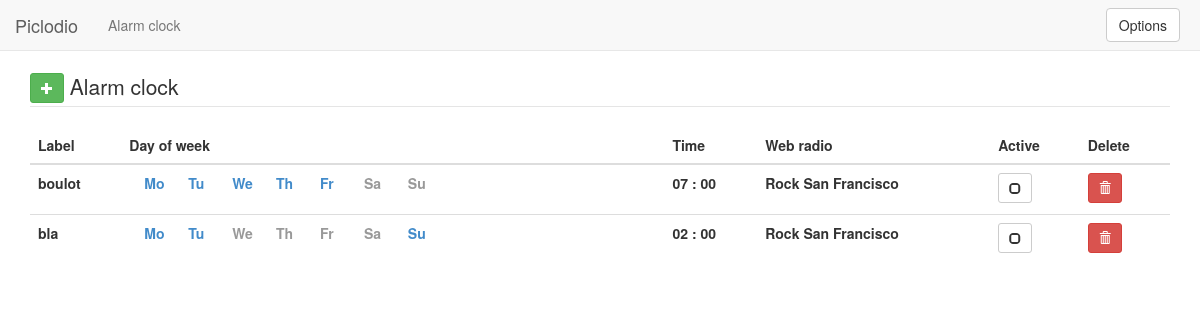
Before: /alarmclock/ with the older database file.
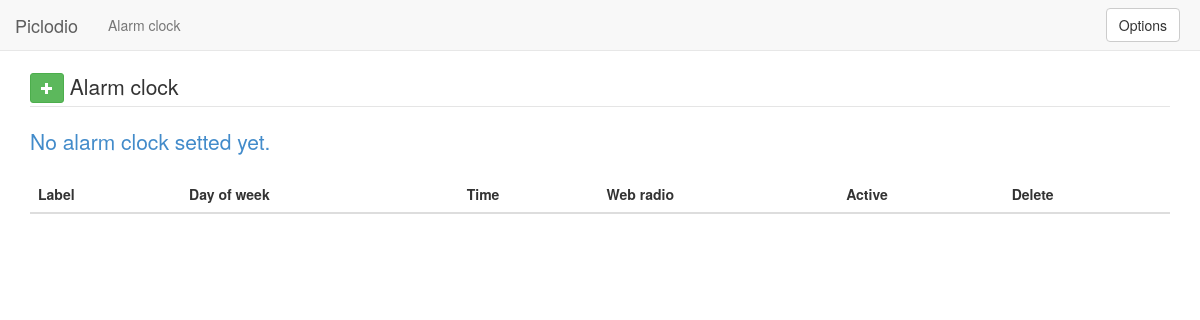
After: the same page with the newer database file.
### webgui/models.py (models this page shows, shortened)
class Alarmclock(models.Model):
    id =        models.IntegerField(primary_key=True, blank=True)
    label =     models.CharField(max_length=100)
    hour =      models.IntegerField(blank=True)
    minute =    models.IntegerField(blank=True)
    period =    models.CharField(max_length=100)    # cron syntax dow (day of week)
    active =    models.BooleanField()
    snooze =    models.IntegerField(blank=True)
    webradio =  models.ForeignKey(Webradio)

class Webradio(models.Model):
    id =            models.IntegerField(primary_key=True, blank=True)
    name =          models.CharField(max_length=100)
    url =           models.CharField(max_length=100)
    selected =      models.BooleanField() # is the webradio selected to be played

### webgui/views.py (the view)
# urls.py: url(r'^alarmclock/$','webgui.views.alarmclock'),
def alarmclock(request):
    listAlarm = Alarmclock.objects.all()
    return render(request, 'alarmclock.html',{'listAlarm': listAlarm,})

### webgui/template/alarmclock.html (shortened to what this page needs)
<!DOCTYPE html>
<html>
  <head>
    <link href="{{ STATIC_URL }}/dist/css/bootstrap.min.css" rel="stylesheet">
  </head>
  <body>
    <nav class="navbar navbar-default navbar-static-top" role="navigation">
        <a class="navbar-brand" href="/">Piclodio</a><p class="navbar-text">Alarm clock</p>
        <button style="float: right;margin-right:20px" type="button" class="btn btn-default navbar-btn">Options</button>
    </nav>
    <div class="container">
         <fieldset class="scheduler-border">
            <legend class="scheduler-border"><a href="/addalarmclock" style="margin-bottom: 3px" type="button" class="btn btn-success btn-sm"><span class="glyphicon glyphicon-plus"></span></a>  Alarm clock</legend>
            <table class="table">
                <thead>
                    <tr>
                        <th>Label</th>
                        <th>Day of week</th>
                        <th>Time</th>
                        <th>Web radio</th>
                        <th>Active</th>
                        <th>Delete</th>
                    </tr>
                </thead>
                <tbody>
                    {% for alarmclock in listAlarm %}
                        <tr>
                            <th>
                                {{alarmclock.label}}
                            </th>
                            <th>
                               <div class="col-xs-1"><span class="text-{% if "1" in alarmclock.period  %}primary{% else %}muted{% endif %}">Mo</span></div>
                               <div class="col-xs-1"><span class="text-{% if "2" in alarmclock.period  %}primary{% else %}muted{% endif %}">Tu</span></div>
                               <div class="col-xs-1"><span class="text-{% if "3" in alarmclock.period  %}primary{% else %}muted{% endif %}">We</span></div>
                               <div class="col-xs-1"><span class="text-{% if "4" in alarmclock.period  %}primary{% else %}muted{% endif %}">Th</span></div>
                               <div class="col-xs-1"><span class="text-{% if "5" in alarmclock.period  %}primary{% else %}muted{% endif %}">Fr</span></div>
                               <div class="col-xs-1"><span class="text-{% if "6" in alarmclock.period  %}primary{% else %}muted{% endif %}">Sa</span></div>
                               <div class="col-xs-1"><span class="text-{% if "0" in alarmclock.period  %}primary{% else %}muted{% endif %}">Su</span></div>
                            </th>
                            <th>
                                {% if alarmclock.hour < 10 %}
                                    0{{alarmclock.hour}}
				{% else %}
					{{alarmclock.hour}}
                                {% endif %}
                                :
                                {% if alarmclock.minute < 10 %}
                                    0{{alarmclock.minute}}
				{% else %}
					{{alarmclock.minute}}
                                {% endif %}
                            </th>
                            <th>
                                {{alarmclock.webradio.name}}
                            </th>
                            <th>
                                <a href="/activeAlarmClock/{{alarmclock.id }}"style="margin-bottom: 3px" type="button" class="btn btn-{% if alarmclock.active == True %}primary{% else %}default{% endif %} btn-sm">
                                    <span class="glyphicon {% if alarmclock.active == True %}glyphicon-check{% else %}glyphicon-unchecked{% endif %}"></span>
                                </a>
                            </th>
                            <th>
                                <a href="/deleteAlarmClock/{{alarmclock.id }}"style="margin-bottom: 3px" type="button" class="btn btn-danger btn-sm">
                                    <span class="glyphicon glyphicon-trash"></span>
                                </a>
                            </th>
                        </tr>
                    {% empty %}
                        <p class="lead text-primary">No alarm clock setted yet. </p>
                    {% endfor %}
                </tbody>
            </table>
        </fieldset >
    </div>
  </body>
</html>

Changed rows visible on the page:
removed Alarmclock: label "boulot", hour "7", minute "0", webradio.name "Rock San Francisco", active False (drawn), period "1,2,3,4,5" (drawn)
removed Alarmclock: label "bla", hour "2", minute "0", webradio.name "Rock San Francisco", active False (drawn), period "0,1,2" (drawn)
Other visible differences:
text now shown: "No alarm clock setted yet."
